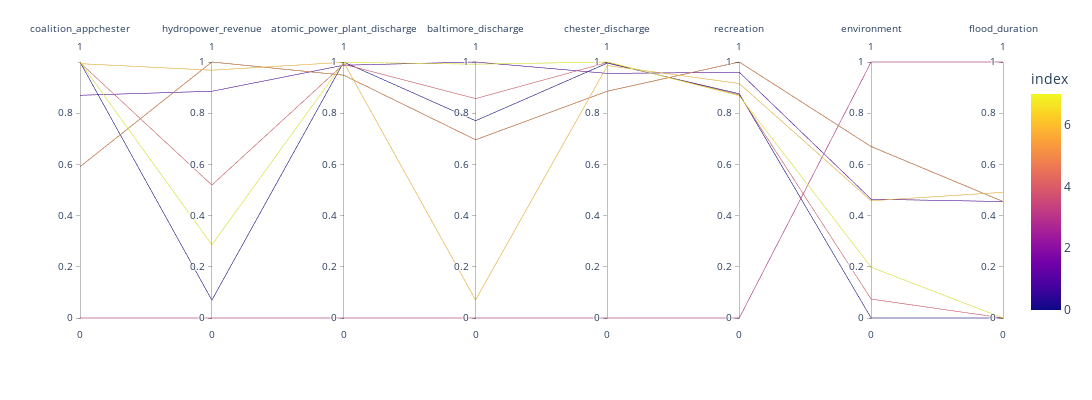

Notebook code for this chart:
### Code cell
import plotly.express as px
df = normalized_payoffs
fig = px.parallel_coordinates(df, color= 'index', dimensions = desired_actors)
fig.update_layout(width = 1100, height = 400)
fig.show()

### Figure 1 — Plotly figure (JSON) as saved in the notebook; plotly's stock layout.template omitted (floating-point values rounded to 4 significant figures)
{"data": [{"dimensions": [{"label": "coalition_appchester", "values": [0.9999, 0.87, 0.5909, 0, 0.9976, 0.5909, 0.9936, 1.0]}, {"label": "hydropower_revenue", "values": [0.06965, 0.8857, 1, 0, 0.5193, 1, 0.9679, 0.2859]}, {"label": "atomic_power_plant_discharge", "values": [1.0, 0.9874, 0.9485, 0, 0.9911, 0.9485, 0.9989, 0.9988]}, {"label": "baltimore_discharge", "values": [0.7705, 1, 0.6963, 0, 0.857, 0.6963, 0.07058, 0.9916]}, {"label": "chester_discharge", "values": [0.9958, 0.9555, 0.886, 0, 0.9983, 0.886, 0.9862, 1]}, {"label": "recreation", "values": [0.8759, 0.96, 1, 0, 0.872, 1, 0.916, 0.868]}, {"label": "environment", "values": [0, 0.4641, 0.6698, 1, 0.07396, 0.6698, 0.458, 0.1984]}, {"label": "flood_duration", "values": [0, 0.455, 0.455, 1, 0, 0.455, 0.491, 0]}], "domain": {"x": [0, 1], "y": [0, 1]}, "line": {"color": [0, 1, 2, 3, 4, 5, 6, 7], "coloraxis": "coloraxis"}, "name": "", "type": "parcoords"}], "layout": {"coloraxis": {"colorbar": {"title": {"text": "index"}}, "colorscale": [[0, "#0d0887"], [0.1111, "#46039f"], [0.2222, "#7201a8"], [0.3333, "#9c179e"], [0.4444, "#bd3786"], [0.5556, "#d8576b"], [0.6667, "#ed7953"], [0.7778, "#fb9f3a"], [0.8889, "#fdca26"], [1, "#f0f921"]]}, "height": 400, "legend": {"tracegroupgap": 0}, "margin": {"t": 60}, "width": 1100}}
